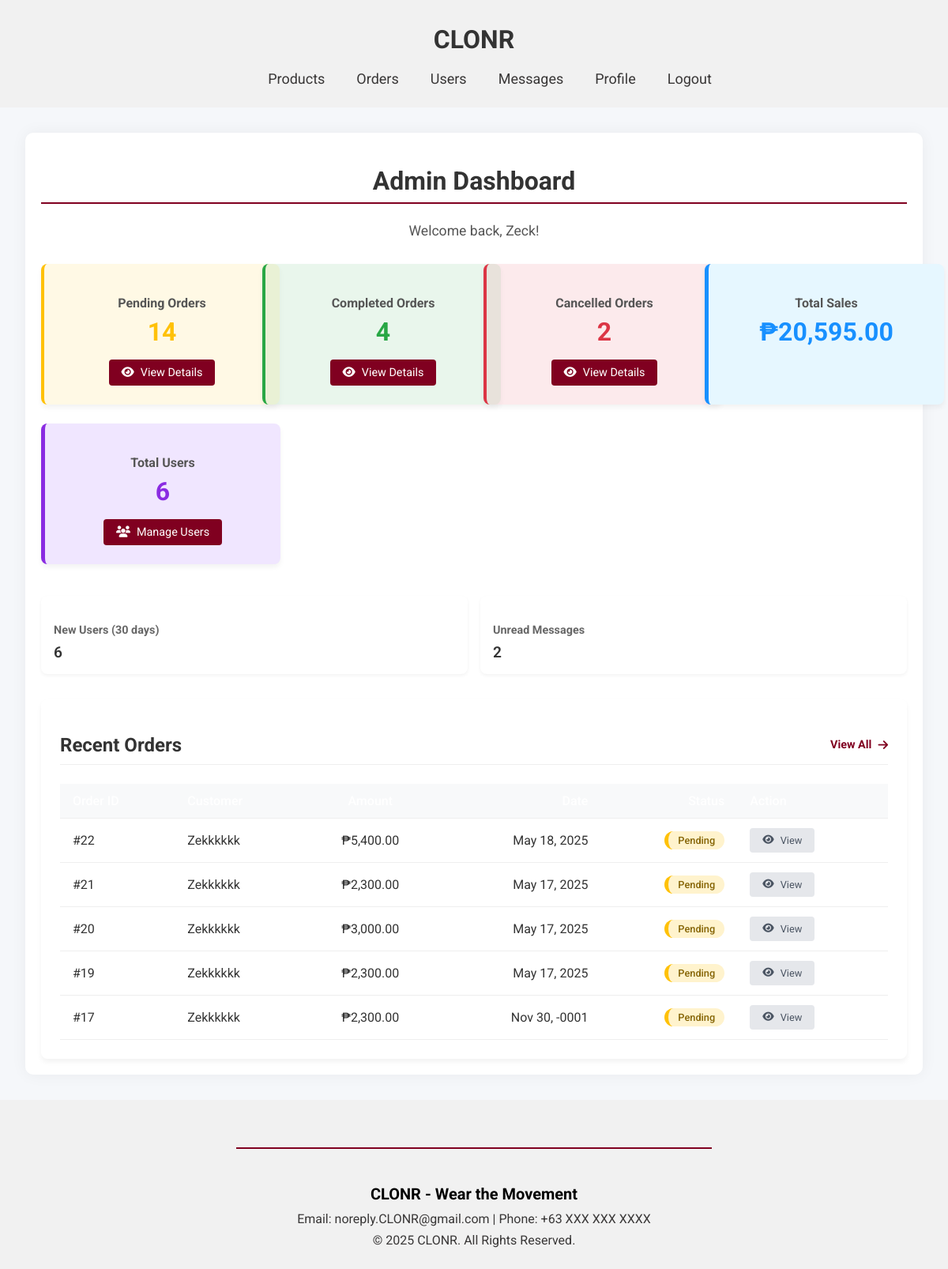
The app's page /admin/admindashboard.php (signed in), older data.
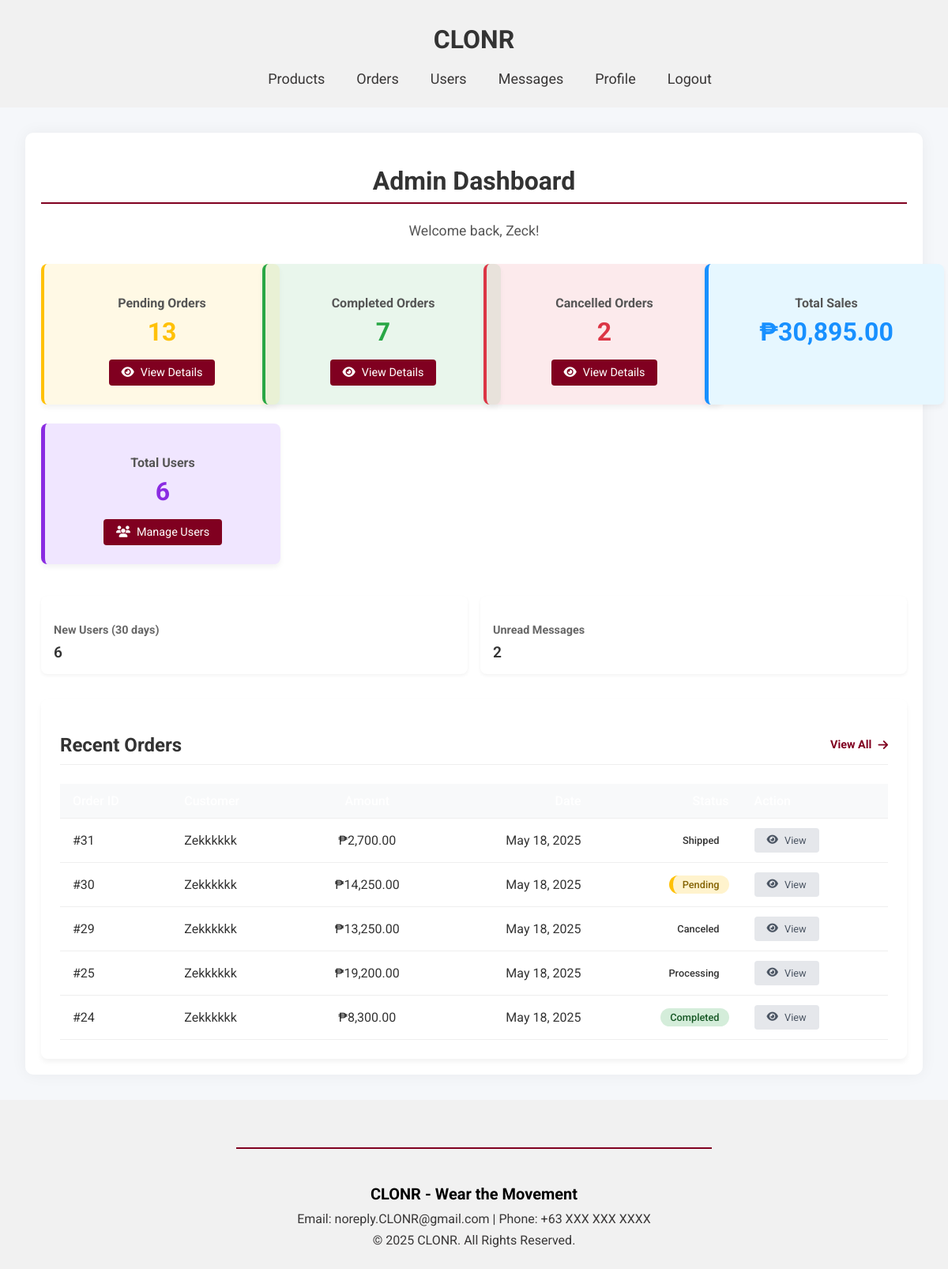
The same page, newer data.
### tables this page shows
CREATE TABLE `orders` (
  `id` int(100) NOT NULL,
  `user_id` int(100) NOT NULL,
  `name` varchar(100) NOT NULL,
  `number` int(11) NOT NULL,
  `email` varchar(100) NOT NULL,
  `method` varchar(50) NOT NULL,
  `address` varchar(500) NOT NULL,
  `total_products` varchar(1000) NOT NULL,
  `total_price` float(10,2) NOT NULL,
  `placed_on` datetime NOT NULL DEFAULT current_timestamp(),
  `payment_status` varchar(20) NOT NULL DEFAULT 'Pending'
);

CREATE TABLE `users` (
  `id` int(100) NOT NULL,
  `name` varchar(100) NOT NULL,
  `email` varchar(100) NOT NULL,
  `password` varchar(100) NOT NULL,
  `user_type` varchar(20) NOT NULL DEFAULT 'user',
  `image` varchar(100) NOT NULL,
  `phone` varchar(15) DEFAULT NULL,
  `created_acc` timestamp NOT NULL DEFAULT current_timestamp(),
  `Status` varchar(10) NOT NULL DEFAULT 'Active',
  `balance` decimal(65,0) NOT NULL,
  `money` decimal(65,0) NOT NULL
);

### admin/admindashboard.php (the view, shortened to what the changed rows need)
<?php
require_once '../config.php';
try {
    function countOrdersByStatus($conn, $status) {
        $stmt = $conn->prepare("SELECT COUNT(*) FROM orders WHERE payment_status = :status");
        $stmt->bindParam(':status', $status);
        $stmt->execute();
        return $stmt->fetchColumn();
    }
    $pending_count = countOrdersByStatus($conn, 'pending');
    $completed_count = countOrdersByStatus($conn, 'completed');
    $stmt = $conn->prepare("SELECT o.*, u.name as customer_name FROM orders o JOIN users u ON o.user_id = u.id ORDER BY id  desc LIMIT 5");
    $stmt->execute();
    $recent_orders = $stmt->fetchAll(PDO::FETCH_ASSOC);
    $total_sales_stmt = $conn->query("SELECT SUM(total_price) FROM orders WHERE payment_status = 'completed'");
    $total_sales = $total_sales_stmt->fetchColumn() ?? 0;
} catch (PDOException $e) {
    die("Database error: " . $e->getMessage());
}
?>
<!DOCTYPE html>
<html lang="en">
    <head>
        <link rel="stylesheet" href="../global.css"/>
        <link rel="stylesheet" href="admin.css">
        <link rel="stylesheet" href="https://cdnjs.cloudflare.com/ajax/libs/font-awesome/6.4.0/css/all.min.css">
    </head>
    <body>
        <header>
          <div class="container">
            <a href="admindashboard.php"><h1 class="title">CLONR</h1></a>
        </header>
        <main class="admin-main">
            <div class="admin-container">
                <h1 class="admin-title">Admin Dashboard</h1>
                <div class="stats-container">
                    <div class="stat-card pending">
                        <h3>Pending Orders</h3>
                        <p class="stat-number"><?= $pending_count ?></p>
                        <a href="order.php?status=pending&search=&sort=id&order=ASC" class="stat-link">
                            <i class="fas fa-eye"></i> View Details
                        </a>
                    </div>
                    <div class="stat-card approved">
                        <h3>Completed Orders</h3>
                        <p class="stat-number"><?= $completed_count ?></p>
                        <a href="order.php?status=completed&search=&sort=id&order=ASC" class="stat-link">
                            <i class="fas fa-eye"></i> View Details
                        </a>
                    </div>
                    <div class="stat-card sales">
                        <h3>Total Sales</h3>
                        <p class="stat-number">₱<?= number_format($total_sales, 2) ?></p>
                    </div>
                </div>
                <div class="recent-orders">
                    <h2>
                        Recent Orders
                        <a href="order.php">
                            View All <i class="fas fa-arrow-right"></i>
                        </a>
                    </h2>
                    <table>
                        <thead>
                            <tr>
                                <th>Order ID</th>
                                <th>Customer</th>
                                <th>Amount</th>
                                <th>Date</th>
                                <th>Status</th>
                                <th>Action</th>
                            </tr>
                        </thead>
                        <tbody>
                            <?php foreach ($recent_orders as $order): ?>
                            <tr>
                                <td>#<?= htmlspecialchars($order['id']) ?></td>
                                <td><?= htmlspecialchars($order['customer_name']) ?></td>
                                <td>₱<?= htmlspecialchars(number_format($order['total_price'], 2)) ?></td>
                                <td><?= htmlspecialchars(date('M d, Y', strtotime($order['placed_on']))) ?></td>
                                <td><span class="status <?= htmlspecialchars($order['payment_status']) ?>"><?= ucfirst(htmlspecialchars($order['payment_status'])) ?></span></td>
                                <td><a href="order_details.php?id=<?= $order['id'] ?>" class="action-btn"><i class="fas fa-eye"></i> View</a></td>
                            </tr>
                            <?php endforeach; ?>
                        </tbody>
                    </table>
                </div>
            </div>
        </main>
        <footer>
        <div class="footer-content">
            <h2>CLONR - Wear the Movement</h2>
        </div>
        </footer>
    </body>
</html>

Row changes from the older to the newer data that the page shows:
no longer on this page (row edited): orders: id "22", user.name "Zekkkkkk", total_price "5,400.00", placed_on "May 18, 2025", payment_status "Pending"
no longer on this page (row unchanged): orders: id "21", user.name "Zekkkkkk", total_price "2,300.00", placed_on "May 17, 2025", payment_status "Pending"
no longer on this page (row unchanged): orders: id "20", user.name "Zekkkkkk", total_price "3,000.00", placed_on "May 17, 2025", payment_status "Pending"
no longer on this page (row unchanged): orders: id "19", user.name "Zekkkkkk", total_price "2,300.00", placed_on "May 17, 2025", payment_status "Pending"
no longer on this page (row unchanged): orders: id "17", user.name "Zekkkkkk", total_price "2,300.00", placed_on "Nov 30, -0001", payment_status "Pending"
added orders: id "31", user.name "Zekkkkkk", total_price "2,700.00", placed_on "May 18, 2025", payment_status "Shipped"
added orders: id "30", user.name "Zekkkkkk", total_price "14,250.00", placed_on "May 18, 2025", payment_status "Pending"
added orders: id "29", user.name "Zekkkkkk", total_price "13,250.00", placed_on "May 18, 2025", payment_status "Canceled"
added orders: id "25", user.name "Zekkkkkk", total_price "19,200.00", placed_on "May 18, 2025", payment_status "Processing"
added orders: id "24", user.name "Zekkkkkk", total_price "8,300.00", placed_on "May 18, 2025", payment_status "Completed"
Text that changed along with them:
$pending_count: "14" → "13"
$completed_count: "4" → "7"
$total_sales: "20,595.00" → "30,895.00"
